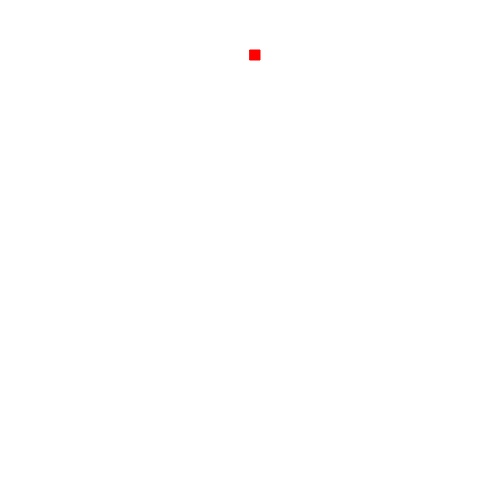
Frame 1 (no input)
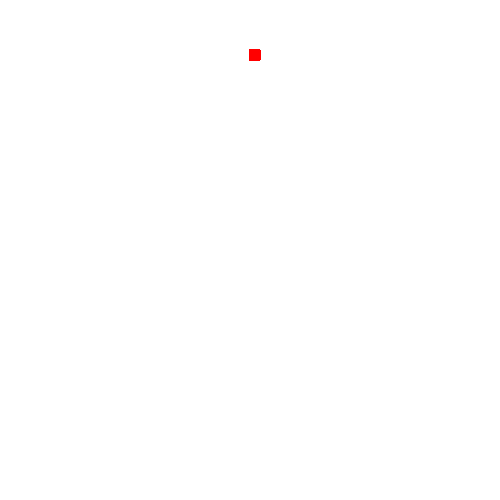
Frame 60 (no input)
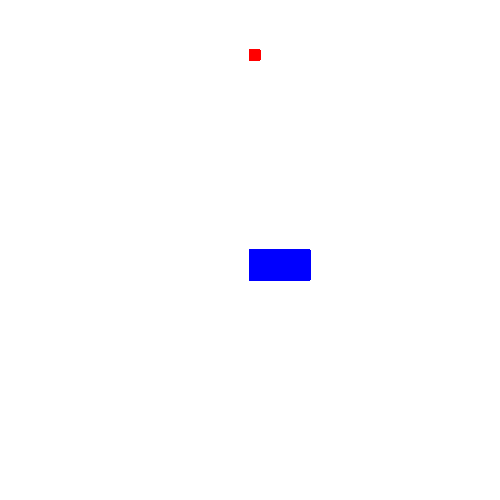
Frame 120 (the mouse pressed at the canvas centre since frame 60)

The p5.js sketch that drew these frames (run headless with seeded random() and noise() and a simulated clock; from frame 60 on, the mouse is pressed at the canvas centre):

// p5.js sketch
// ── sketch.js
const w = 500;
const h = 500;

let goalx = 250;
let goaly = 50;
const goalw = 10;
const goalh = 10;

const startx = 250;
const starty = 450;

let maxBrainSteps = 1000;

let start = false;
let goal;
let dotArray = [];
let generation = 0;
let objArray = [];
let noHitPopulations = 0;


function init(champ) {
  if (!start) return;
  generation++;
  console.log(generation);
  dotArray = [];
  let champBrain;
  if (champ) {
    // allora esiste un campione
    champBrain = new Brain();
    champBrain = champ.brainclone;
    let c = new Dot(champBrain, true);
    dotArray.push(c);
  }
// create dots
  for (let i = 0; i < 500; ++i) {
    let brain = new Brain();

    if (!champBrain) {
      brain.generate();
    } else {
      let newBrain = [];
      champBrain.positions.forEach(function (pos) {
        let rnd = Math.random();
        let poz;
        if (rnd >= 0.95) {
          poz = p5.Vector.random2D();
        } else {
          poz = pos.copy();
        }
        newBrain.push(poz);
      });
      brain.positions = newBrain;
    }
    let dot = new Dot(brain, false);
    dotArray.push(dot);
  }

}

function getChampion() {
  if (!dotArray || dotArray.length == 0) return;
  let champion = dotArray[0];
  let minDist = champion.pos.dist(goal.pos);
  dotArray.forEach(function (dot) {
    let curDist = dot.pos.dist(goal.pos);
    if (curDist < minDist) {
      minDist = curDist;
      champion = dot;
    }
  });
  return champion;
}

function getFirstHit() {
  let champion;
  dotArray.forEach(function (dot) {
    if (goal.hit(dot)) {
      if (!champion) {
        champion = dot;
      } else {
        if (champion.moves > dot.moves) {
          champion = dot;
        }
      }
    }
  });
  return champion;
}

function areAllDead() {
  let allDead = true;
  dotArray.forEach(function (dot) {
    if (!dot.isDead) allDead = false;
  });
  return allDead;
}

function createObstacles() {
  for (var a = [], i = 0; i < 1; ++i) {
    let obj = new Obj(230, 400);
    objArray.push(obj);
  }
}

function drawObstacles() {
  objArray.forEach(function (obj) {
    obj.draw();
  });
}

function killDotOnObstacles() {
  dotArray.forEach(function (dot) {
    if (!dot.isDead) {
      objArray.forEach(function (obj) {
        if (obj.hit(dot)) {
          dot.isDead = true;
        }
      });
    }
  });
}

function mousePressed() {
  if (mouseButton === LEFT) {
    let obj = new Obj(mouseX, mouseY);
    objArray.push(obj);
  }
  if (mouseButton === CENTER) {
    goalx = mouseX;
    goaly = mouseY;
  }
  if (mouseButton === RIGHT) {
    //triangle(23, 75, 50, 20, 78, 75);
  }

}

function keyPressed() {
  if (keyCode == CONTROL) {
    start = true;
  }
}


function setup() {
  createCanvas(w, h);
  frameRate(60);
  goal = new Goal();
  background(255);
  init();
  //createObstacles();
}


function draw() {
  //background(220);

  // draw the goal
  goal.draw();
  ////////////////////

  killDotOnObstacles();
  drawObstacles();

  let hitter = getFirstHit();
  if (hitter || areAllDead()) {
    if (hitter) {
      init(hitter);
    } else {
      //se sono tutti morti
      if (noHitPopulations >= 20) {
        noHitPopulations = 0;
        init();
      } else {
        noHitPopulations++;
        init(getChampion());
      }
    }
  }

  // move dots
  dotArray.forEach(function (dot) {
    if (!dot.isDead) {
      dot.move();
    }
    dot.draw();
  });


}







// ── brain.js
class Brain {

    constructor() {
        this.positions = [];
        this.step = 0;
    }

    generate() {
        for (var a = [], i = 0; i < maxBrainSteps; ++i) {
            let random = Math.random();
            let posx = Math.random() > 0.5 ? 1 : -1;
            let posy = Math.random() > 0.5 ? 1 : -1;
            this.positions.push(createVector(posx, posy));
        }

    }

    getStep() {
        if (this.step >= maxBrainSteps) return;
        var newStep = this.positions[this.step];
        this.step++;
        return newStep;
    }

    clone() {
        var clone = new Brain();
        this.positions.forEach(function (pos) {
            clone.positions.push(pos);
        });
        return clone;
    }

}
// ── dot.js
class Dot {

    constructor(brain, ischamp) {
        this.pos = createVector(startx, starty);
        this.vel = createVector(0, 0);
        this.acc = createVector(0, 0);
        this.moves = 0;
        this.isChampion = ischamp;
        this.brain = brain;
        let brainclone = brain.clone();
        this.brainclone = brainclone;
        this.isDead = false;
    }

    draw() {
        fill(0);
        stroke(0);
        if (this.isChampion) {
            fill('red');
            stroke('red');
            rect(this.pos.x, this.pos.y, 5, 5);
            fill(0);
            stroke(0);
            return;
        }
        rect(this.pos.x, this.pos.y, 1, 1);
    }

    move() {
        this.moves++;
        let newAcc = this.brain.getStep();
        this.acc = newAcc;
        this.vel = this.vel.add(this.acc);
        this.pos = this.pos.add(this.vel);
        // is he dead?
        if (newAcc == undefined) {
            this.isDead = true;
            return;
        }
        if (this.pos.x >= w || this.pos.x <= 0) {
            this.isDead = true;
            return;
        }
        if (this.pos.y >= h || this.pos.y <= 0) {
            this.isDead = true;
        }
    }
}
// ── goal.js
class Goal {

    constructor() {
        this.pos = createVector(goalx, goaly);
    }


    draw() {
        fill('red');
        stroke('red');
        rect(goalx, goaly, goalw, goalh);
        fill('black');
        stroke('black');
    }


    hit(dot) {
        if (dot.pos.x >= goalx && dot.pos.x <= goalx + goalw) {
            if (dot.pos.y >= goaly && dot.pos.y <= goaly + goalh) {
                return true;
            }
        }
        return false;
    }

}
// ── obj.js
class Obj {

    constructor(x, y) {
        this.position = createVector(x, y);
        this.x = this.position.x;
        this.y = this.position.y;
        this.w = 60;
        this.h = 30;
    }

    draw() {
        fill('blue');
        stroke('blue');
        rect(this.position.x, this.position.y, this.w, this.h);
    }

    hit(dot) {
        if (dot.pos.x >= this.x && dot.pos.x <= this.x + this.w) {
            if (dot.pos.y >= this.y && dot.pos.y <= this.y + this.h) {
                return true;
            }
        }
        return false;
    }

}
